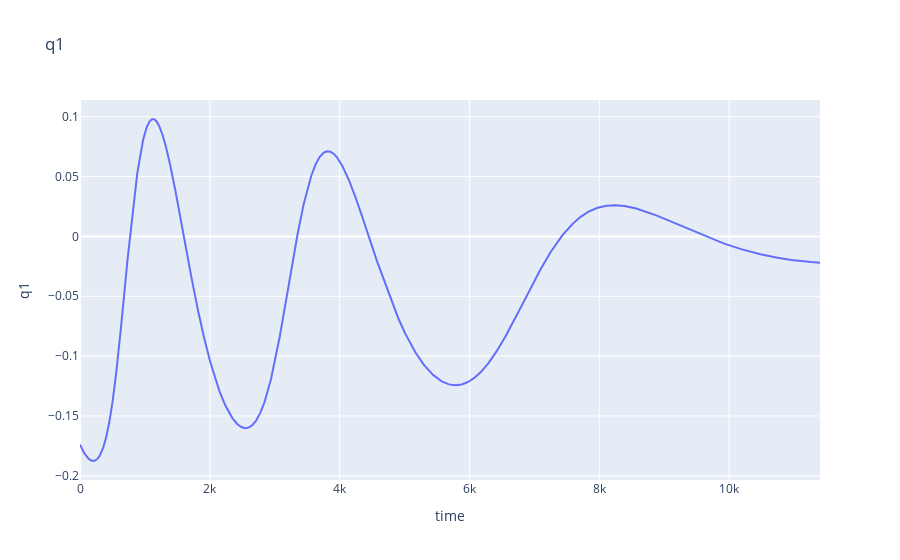

Notebook code cell kept with this figure:
### Code cell
fig = go.Figure(data=go.Scatter(y=df_rbf['q1']))
fig.update_layout(title='q1', xaxis_title='time', yaxis_title='q1')
fig.show()

### Figure 1 — Plotly figure (JSON) as saved in the notebook; plotly's stock layout.template omitted (floating-point values rounded to 4 significant figures; data arrays with more than 128 entries replaced by an {"elided": "..."} marker saying what was removed)
{"data": [{"type": "scatter", "y": {"elided": "11401 float values"}}], "layout": {"title": {"text": "q1"}, "xaxis": {"title": {"text": "time"}}, "yaxis": {"title": {"text": "q1"}}}}
